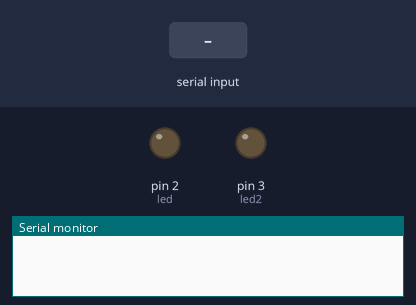
Bench run of a sketch on a simulated Arduino Uno, built with avr-gcc and run on an emulated ATmega328P. Parts: output pins drawn as LEDs (lit = HIGH), the last lines printed to the serial monitor. The inputs (shaded band) are chosen by the test bench.

Above: at 1.2 s.
1.3 s: "1" received over Serial
At 2.1 s:
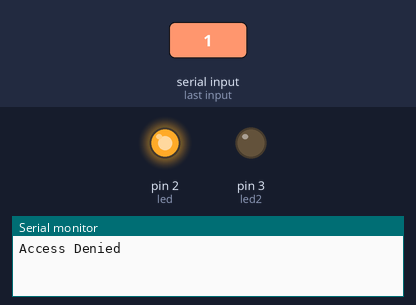
Timing chart, 0 to 6.8 s (numbered marks = the images above; inputs shaded):
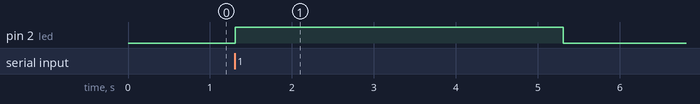

Measured:
- after the input at 1.3 s, pin 2 (led): LOW → HIGH at once, → LOW 4.0 s later

The sketch:

Rfid_em18.ino
```cpp
char tag[] ="1C002492359F";
char input[12];
int count = 0;
boolean flag = 0;
int led=2;
int led2=3;
void setup()
{
  Serial.begin(9600);
  pinMode(led, OUTPUT);
  pinMode(led2, OUTPUT);
}
void loop()
{
  if(Serial.available())
  {
    count = 0;
    while(Serial.available() && count < 12)
    {
      input[count] = Serial.read();
      count++;
      delay(5);
    }
    if(count == 12)
    {
      count =0;
      flag = 1;
      while(count<12)
      {
        if(input[count]==tag[count])
         flag = 1;
        else
         flag= 0;
        count++;
      }
    }
    if(flag == 1)
    {
      Serial.println("Access Allowed!");
      digitalWrite(led2,HIGH);
      delay(4000);
      digitalWrite(led2,LOW);
    }
    else
    {
      Serial.println("Access Denied");
      digitalWrite(led,HIGH);
      delay(4000);
      digitalWrite(led,LOW);
    }
    for(count=0; count<12; count++)
      input[count]= 'F';
    count = 0;
  }
}
```
